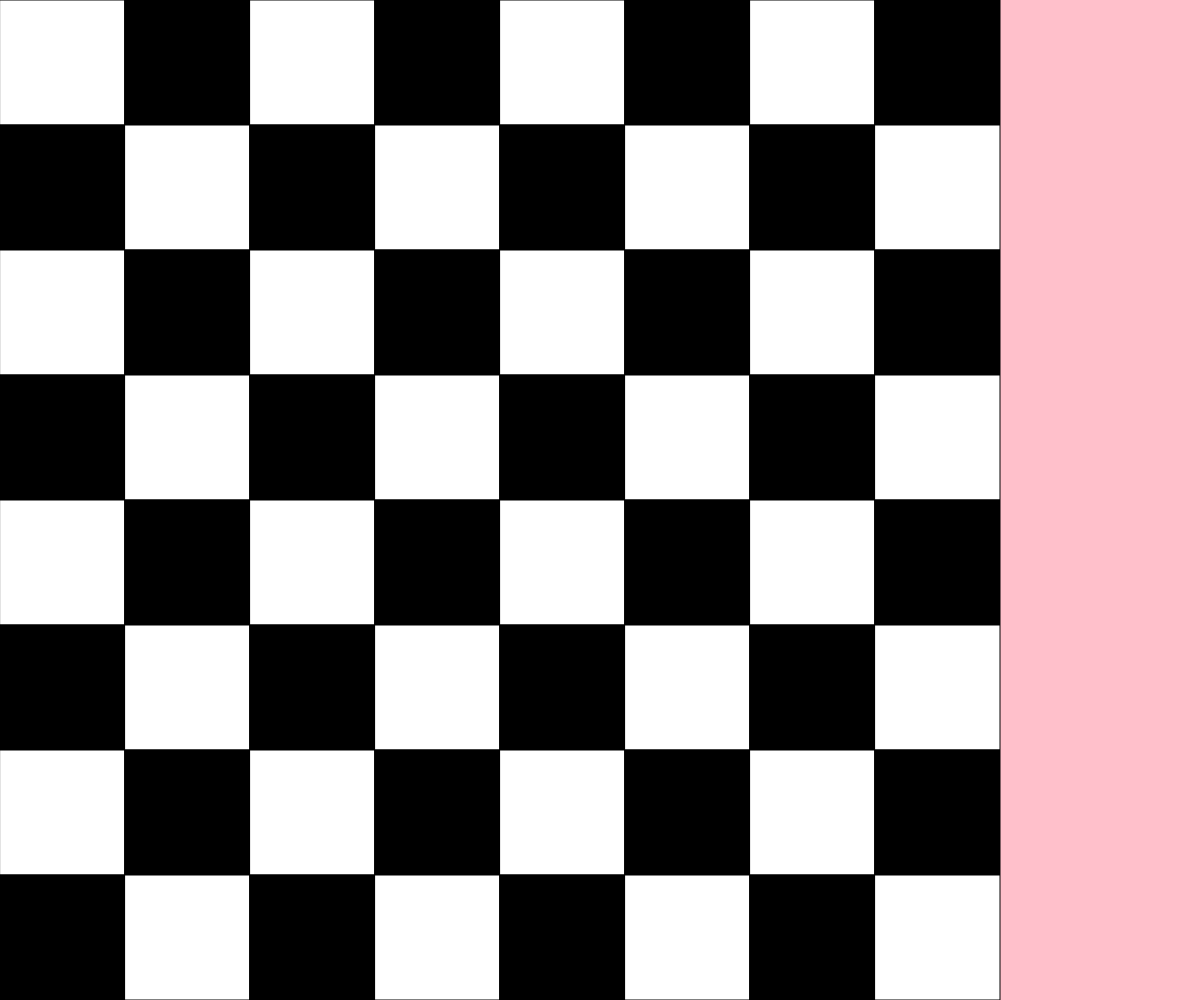
Frame 1 (no input)
Frame 60 (no input): identical to frame 1, image omitted
Frame 120 (the mouse pressed at the canvas centre since frame 60): identical to frame 1, image omitted

The p5.js sketch that drew this single still picture (run headless with seeded random() and noise() and a simulated clock; from frame 60 on, the mouse is pressed at the canvas centre):

// p5.js sketch
// ── sketch.js
// Chessboard
// Celia Newell
// September 19
//
// Extra for Experts:
// - describe what you did to take this project "above and beyond"

let i = 0;

function setup() {
  createCanvas(windowWidth, windowHeight);
}

function draw() {
  background("pink");
  chessboard();
}

function chessboard() {
  let sqW = width/8;
  let sqH = height/8;
  if (sqW > sqH) {
    sqW = sqH;
  }
  else {
    sqH = sqW;
  }

  let isWhite = true;
  let isBlack = false;
  for (let y = 0; y < 8; y++) {
    for (let x= 0; x < 8; x++) {
      if (isWhite) {
        fill("white");
      }
      else {
        fill("black");
      }
      rect(x * sqW, y * sqH, sqW , sqH);
      isWhite = !isWhite;
    }
    isWhite = !isWhite;
  }
}

function windowResized() {
  setup();
}
